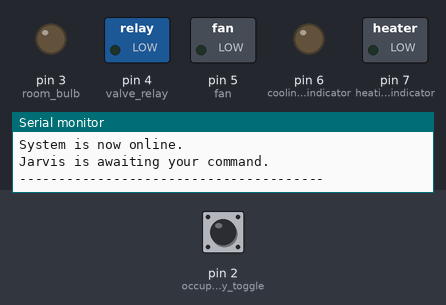
A sketch run on a simulated Arduino Uno, built with avr-gcc and run on an emulated ATmega328P. On the bench: switched loads named in the sketch (green lamp = pin HIGH), output pins drawn as LEDs (lit = HIGH), the last lines printed to the serial monitor. The test bench sets the inputs (shaded band); at power-on: pin 2 (occupancy_toggle) LOW.

Above: at 2.2 s.
2.3 s: pin 2 (occupancy_toggle) pulled HIGH for 0.15 s
At 3.4 s:
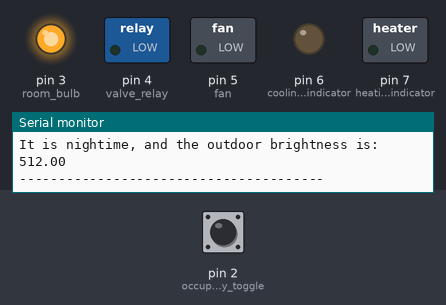
At 5.2 s:
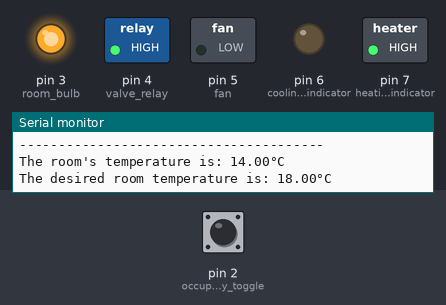
5.4 s: pin 2 (occupancy_toggle) driven HIGH
At 9.4 s:
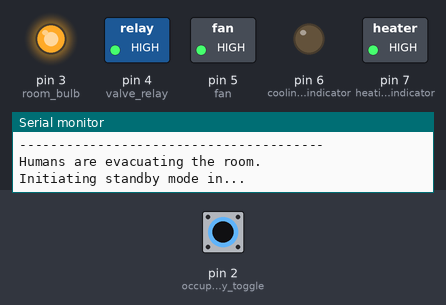
Timing chart, 0 to 14.4 s (numbered marks = the images above; inputs shaded):
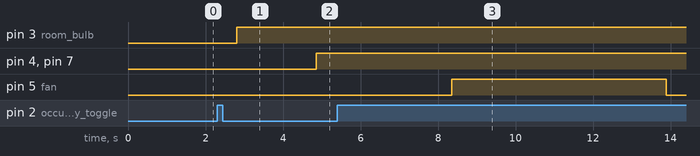

Measured:
- after the input at 2.3 s, pin 3 (room_bulb): LOW → HIGH after 0.51 s; pin 4 (valve_relay), pin 7 (heating_indicator): LOW → HIGH after 2.6 s

The sketch:

Project_Code.ino
```cpp
//Inputs
const int temp_setpoint = A0; //pot for controlling temperature of room
const int temp_sensor = A4; //tmp36 for measuring temperature.
const int brightness_sensor = A2; //LDR for measuring outside brightness.
const int occupancy_toggle = 2; //Push button that controls the whole system.

//Outputs
const int room_bulb = 3; //the bulb that turns on based on the outside brightness.
const int fan = 5; //motor that pushes the conditioned air into the room.
const int valve_relay = 4; //relay that controls which mode (heating or cooling) turns on.
const int cooling_indicator = 6; //blue LED that indicates when cooling is turned on.
const int heating_indicator = 7; //red LED that indicates when heating is turned on.

//Input Containers
float room_temp; //temperature measured by the temperature sensor.
float user_setpoint; //temperature at which user wants room to be.
float delta_T;
float outside_brightness; //outside brightness measured by the LDR.
int occupancy_state; //determines if people are present in the room.

//Current Variables
float current_room_temp = 0; //Ensures system indicates the change in the room temperature once.
float current_delta_T = 0;
float current_outside_brightness = 0; //Ensures system indicates the change in outdoor brightness once.
float current_user_setpoint = 0; //Ensures system indicates the change in the desired room temperature once.

//Non-physical Variables
int p = 0; //used to limit the number of times the arduino counts one physical press of the occupancy button.
boolean occupancy_state_save = LOW; //saves the state of occupancy_state.

//Time Delay
int time = 500;

//Fan Speeds
int half_speed = 128; //Half speed is 1/2 of 255 (approximately 128) since the digital pins are 8-bit.
int low_speed = 64; //I chose low speed to be 1/4 of full speed i.e. 255/4.

void setup(){
  //Inputs
  pinMode(temp_setpoint, INPUT);
  pinMode(temp_sensor, INPUT);
  pinMode(brightness_sensor, INPUT);
  pinMode(occupancy_toggle, INPUT);

  //Output
  pinMode(room_bulb, OUTPUT);
  pinMode(fan, OUTPUT);
  pinMode(valve_relay, OUTPUT);
  pinMode(cooling_indicator, OUTPUT);
  pinMode(heating_indicator, OUTPUT);

  //Initial states
  digitalWrite(fan, LOW);
  digitalWrite(room_bulb, LOW);
  digitalWrite(valve_relay, LOW);
  digitalWrite(cooling_indicator, LOW);
  digitalWrite(heating_indicator, LOW);

  //Serial Communication
  Serial.begin(9600);
  delay(time);
  Serial.println("System is now online.");
  delay(time);
  Serial.println("Jarvis is awaiting your command.");
  Serial.println("---------------------------------------");

}

void loop(){

  //System Initialization
  occupancy_state = digitalRead(occupancy_toggle);
  if (occupancy_state == HIGH && p == 0){
    p = 1;
    Serial.println("This room shows signs of life");
    Serial.println("---------------------------------------");
  }

  while (p == 1){
    //Measurements
    delay(time);
    user_setpoint = 14*analogRead(temp_setpoint)/1023 + 16;
    room_temp = 30*analogRead(temp_sensor)/1023 + 10;
    outside_brightness = analogRead(brightness_sensor);
    delta_T = room_temp - user_setpoint;


    //Indoor Lighting
    if(outside_brightness != current_outside_brightness || room_temp != current_room_temp || user_setpoint != current_user_setpoint){
      if (outside_brightness >= 600){
        digitalWrite(room_bulb, LOW);
        Serial.print("It is daytime, and outdoor brightness is: ");
        Serial.println(outside_brightness);
        Serial.println("---------------------------------------");
      }
      else{
        digitalWrite(room_bulb, HIGH);
        Serial.print("It is nightime, and the outdoor brightness is: ");
        Serial.println(outside_brightness);
        Serial.println("---------------------------------------");
      }
      delay(4*time);

      //Displaying Room Temperature
      Serial.print("The room's temperature is: ");
      Serial.print(room_temp);
      Serial.println("°C");

      //Displaying Setpoint Temperature
      Serial.print("The desired room temperature is: ");
      Serial.print(user_setpoint);
      Serial.println("°C");

      //Valve Control
      if (delta_T >= 0) { //This means room is hot.
        digitalWrite(valve_relay, LOW);
        digitalWrite(cooling_indicator, HIGH);
        digitalWrite(heating_indicator, LOW);
        delay(time);
        Serial.println("Cooling valve has been opened.");
      }
      else { //This means room is cold.
        digitalWrite(valve_relay, HIGH);
        digitalWrite(heating_indicator, HIGH);
        digitalWrite(cooling_indicator, LOW);
        delay(time);
        Serial.println("Heating valve has been opened.");
      }

      delay(6*time);

      //Fan Control
      if (abs(delta_T) >= 2){
        digitalWrite(fan, HIGH);
        delay(time);
        Serial.println("Fan is on high speed");
        Serial.println("---------------------------------------");
      }

      else if (abs(delta_T) >= 1){
        analogWrite(fan, half_speed);
        delay(time);
        Serial.println("Fan is on medium speed");
        Serial.println("---------------------------------------");
      }

      else if (abs(delta_T) > 0){
        analogWrite(fan, low_speed);
        delay(time);
        Serial.println("Fan is on low speed");
        Serial.println("---------------------------------------");
      }

      else {
        digitalWrite(fan, LOW);
        delay(time);
        Serial.println("Fan is off");
        Serial.println("---------------------------------------");
      }
    }

    //Setting Current Values
    //Indoor Brightness
    current_outside_brightness = outside_brightness;

    //Temperatures
    current_user_setpoint = user_setpoint;
    current_room_temp = room_temp;
    current_delta_T = delta_T;

    //Exitng while(p == 1)
    occupancy_state = digitalRead(occupancy_toggle);
    if (occupancy_state == HIGH && p == 1){
      occupancy_state_save = HIGH;
      p = 2;
    }
  }

  //System Standby
  if (occupancy_state_save == HIGH && p == 2){
    p = 0;
    occupancy_state_save = 0;
    current_room_temp = 0;
    current_user_setpoint = 0;
    current_delta_T = 0;
    current_outside_brightness = 0;
    Serial.println("Humans are evacuating the room.");
    delay(time);
    Serial.println("Initiating standby mode in...");
    delay(2*time);
    Serial.println("3...");
    delay(2*time);
    Serial.println("2...");
    delay(2*time);
    Serial.println("1...");
    delay(2*time);

    //Turning off HVAC system
    Serial.println("Turning off HVAC system...");
    delay(time);
    digitalWrite(fan, LOW);
    delay(time);
    Serial.println("Fan is turned off.");
    delay(time);
    digitalWrite(valve_relay, LOW);
    digitalWrite(cooling_indicator, LOW);
    digitalWrite(heating_indicator, LOW);
    Serial.println("Valves are closed.");
    delay(time);
    Serial.println("HVAC system is now off");
    delay(2*time);

    //Turning off Indoor Lighting
    Serial.println("Turning off indoor lighting...");
    delay(time);
    digitalWrite(room_bulb, LOW);
    delay(time);
    Serial.println("Indoor lighting is off.");
    delay(time);
    Serial.println("Jarvis is on standby mode.");
    delay(time);
    Serial.println("Press the start/stop button to wake me up.");
    Serial.println("---------------------------------------");
  }
}
```
